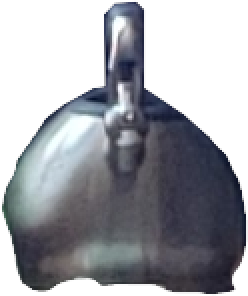
#> input picture images/positions/0/0/items/kettle.png, 124 x 148 px, found by its file name (shown 2 times larger); its folder holds only this picture in this run
$ python itemcropper.py
#> lines starting #> are read from the running program, lines starting #| are printed output that depends on the picture
import PIL.Image as Image
import json
import os

positions = './images/positions'

for position in os.listdir(positions):
    print(position)
    position_fp = os.path.join(positions, position)
    for view in os.listdir(position_fp):
        print("--- " + view)
        view_fp = os.path.join(position_fp, view)
        for file in os.listdir(view_fp):
            print("------ " + file)
            if file == 'items':
                itemsfolder_fp = os.path.join(view_fp, file)
                items_json_fp = os.path.join(itemsfolder_fp, 'items.json')
                itemdata = {"items" : []}
                try:
                    with open(items_json_fp, 'r') as itemdatafile:
                        itemdata = json.load(itemdatafile)
                except FileNotFoundError:
                    ...


                for item in os.listdir(itemsfolder_fp):
                    name, extention = os.path.splitext(item)
                    if extention != '.png':
                        continue
                    item_fp = os.path.join(itemsfolder_fp, item)
                    print("---------" + name)


                    image=Image.open(item_fp)
#> image is the input picture: PIL image 124x148 RGBA; mean R, G, B, A 58.8, 60.6, 66.5, 150.2

                    imageComponents = image.split()

                    rgbImage = Image.new("RGB", image.size, (0,0,0))
#> rgbImage: PIL image 124x148 RGB; every value is 0
                    rgbImage.paste(image, mask=imageComponents[3])
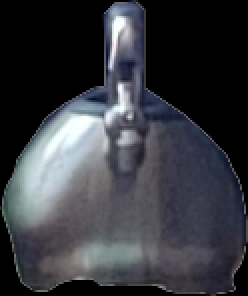
#> rgbImage: PIL image 124x148 RGB (shown 2 times larger); mean R, G, B 55.6, 57.4, 63.2
                    croppedBox = rgbImage.getbbox()
#> croppedBox = (0, 0, 124, 148)


                    if croppedBox[2] == image.size[0] and croppedBox[3] == image.size[1]:
                        print("Image {} already cropped, skipping...".format(name))
                    else:
                        itemdata['items'].append({'name': name, 'croppedBox': croppedBox})
                        cropped=image.crop(croppedBox)
                        cropped.save(os.path.join(itemsfolder_fp, item))

                with open(os.path.join(itemsfolder_fp, "items.json"), 'w') as outfile:
                    json.dump(itemdata, outfile)
